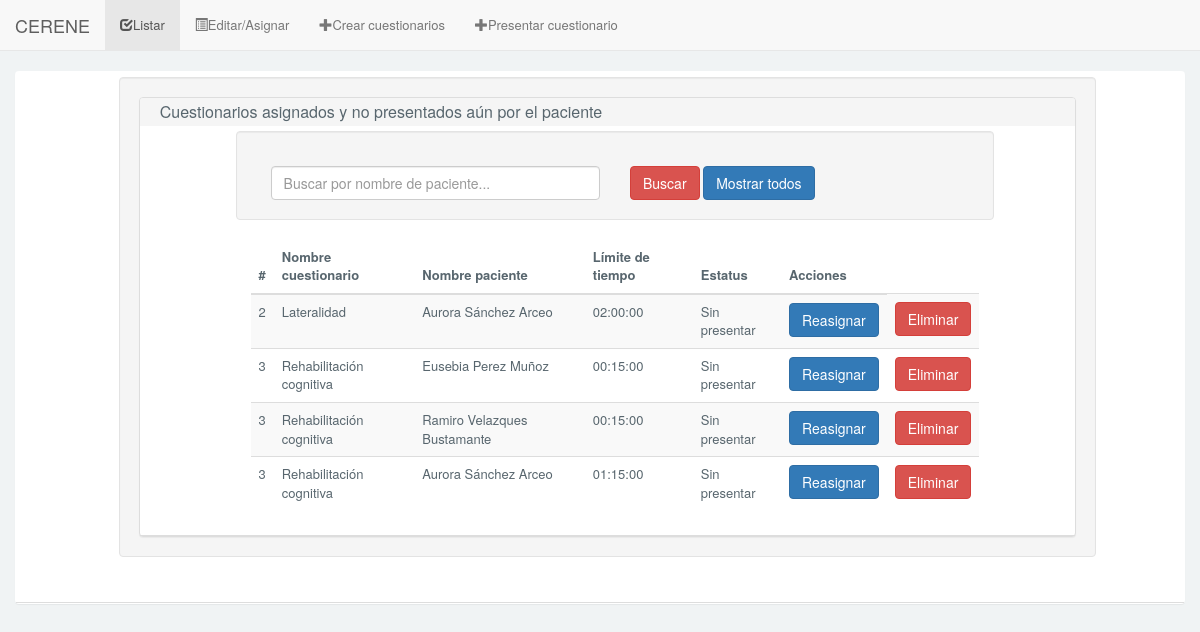
The page /Cuestionario/cuestionarioListarBuscarANP.php on the database its author committed.
### tables this page shows
CREATE TABLE IF NOT EXISTS `cuestionarioresuelto` (
  `idCuestionarioResuelto` INT NOT NULL AUTO_INCREMENT,
  `estatus` TINYINT(1) NULL,
  `fecha` DATE NULL,
  `tiempoInicio` TIME NULL,
  `tiempoFin` TIME NULL,
  `limiteTiempo` TIME NULL,
  `puntuacion` INT(3) NULL,
  `intento` INT(2) NULL,
  `idPaciente` INT NOT NULL,
  `idCuestionario` INT NOT NULL,
  PRIMARY KEY (`idCuestionarioResuelto`),
  INDEX `fk_cuestionarioResuelto_Paciente1_idx` (`idPaciente` ASC),
  INDEX `fk_cuestionarioResuelto_cuestionario1_idx` (`idCuestionario` ASC),
  CONSTRAINT `fk_cuestionarioResuelto_Paciente1`
    FOREIGN KEY (`idPaciente`)
    REFERENCES `Paciente` (`idPaciente`)
    ON DELETE NO ACTION
    ON UPDATE NO ACTION,
  CONSTRAINT `fk_cuestionarioResuelto_cuestionario1`
    FOREIGN KEY (`idCuestionario`)
    REFERENCES `cuestionario` (`idCuestionario`)
    ON DELETE NO ACTION
    ON UPDATE NO ACTION);

CREATE TABLE IF NOT EXISTS `cuestionario` (
  `idCuestionario` INT NOT NULL AUTO_INCREMENT,
  `nombre` VARCHAR(200) NOT NULL,
  PRIMARY KEY (`idCuestionario`));

CREATE TABLE IF NOT EXISTS `paciente` (
  `idPaciente` INT NOT NULL AUTO_INCREMENT,
  `nombre` VARCHAR(100) NOT NULL,
  `apellidoPaterno` VARCHAR(100) NOT NULL,
  `apellidoMaterno` VARCHAR(100) NOT NULL,
  `numHermanos` INT NOT NULL,
  `lateralidad` VARCHAR(15) NOT NULL,
  `gradoEscolar` VARCHAR(45) NOT NULL,
  `fechaNacimiento` DATE NULL,
  `calle` VARCHAR(255) NULL,
  `numero` VARCHAR(45) NULL,
  `colonia` VARCHAR(100) NULL,
  `municipio` VARCHAR(100) NULL,
  `estado` VARCHAR(50) NULL,
  `cp` INT NULL,
  `genero` VARCHAR(10) NOT NULL,
  `foto` VARCHAR(255) NULL,
  PRIMARY KEY (`idPaciente`));

### Cuestionario/models/cuestionariosResueltos_models.php (called while the page is built, shortened)
<?php
	class cuestionariosResueltos_models{
		public static function buscarANP($cadena){
			$cadena = cuestionariosResueltos_models::dividirCadena($cadena);
			$sql = "SELECT cuestionarioresuelto.idCuestionarioResuelto, cuestionarioresuelto.idCuestionario, cuestionarioresuelto.idPaciente, cuestionario.nombre AS nombreCuestionario, paciente.nombre AS nombrePaciente, paciente.apellidoPaterno, paciente.apellidoMaterno, cuestionarioresuelto.limiteTiempo, cuestionarioresuelto.estatus FROM cuestionario INNER JOIN cuestionarioresuelto ON cuestionario.idCuestionario = cuestionarioresuelto.idCuestionario INNER JOIN paciente ON cuestionarioresuelto.idPaciente = paciente.idPaciente WHERE cuestionarioresuelto.estatus = '0' AND (paciente.nombre LIKE '%$cadena%' OR paciente.apellidoPaterno LIKE '%$cadena%' OR paciente.apellidoMaterno LIKE '%$cadena%')";
			$resultado = Conexion::consultaDevolver($sql);
			return $resultado;
		}
		public static function dividirCadena($cadena){
			$lon = strlen($cadena);
			$ind = 0;
			$nombre = "";
			for($k = 0; $k<$lon; $k++){
				$caracter = substr($cadena, $k, 1);
				if($caracter != " " && $ind == 0){
					$nombre = $nombre . $caracter;
				}else{
					if($caracter == " " && $ind == 0){
						$ind = 1;
					}
				}
			}
			return $nombre;
		}
	}
?>

### Cuestionario/conexion/conexion.php (called while the page is built, shortened)
<?php
	class Conexion{
		public static function conectar(){
		    $server = "localhost";
		    $user = "root";
		    $pass = "";
		    $bd = "cuestionario";
		    $conexion = mysqli_connect($server, $user, $pass,$bd);
		    return $conexion;
		}
		public static function consultaDevolver($sql){
			$conexion = Conexion::conectar();
		    mysqli_set_charset($conexion, "utf8");
		    $resultado = mysqli_query($conexion,$sql);
		    return $resultado;
		}
	}
?>

### Cuestionario/cuestionarioListarBuscarANP.php (the view, shortened to what this page needs)
<!DOCTYPE html>
<html lang="es">
    <?php include("design/head.php"); ?>
    <body>
        <?php
            include("design/header.php");
            include("php/cuestionariosResueltos.php");
            if(isset($_POST['nombre_ANP'])){
                $cadena = $_POST['nombre_ANP'];
            }else{
                $cadena = "";
            }
            if(isset($_POST['tipo_envio'])){
                if($_POST['tipo_envio']==1){
                    $resultado2 = cuestionariosResueltos_models::buscarANP($cadena);
                }else{
                    $idCuestionarioResuelto = $_POST['id_cuestionarioresuelto'];
                    $resultado2 = cuestionariosResueltos_models::buscarANPModificado($idCuestionarioResuelto);
                }
            }else{
                $resultado2 = cuestionariosResueltos_models::buscarANP($cadena);
            }
        ?>
        <div id="content" class="article-v1">
            <div class="col-md-12">
                <div class="panel">
                    <div class="panel-body">
                        <div class="panel-group">
                        <div class="row">
                            <div class="col-md-10 col-md-offset-1 well">
                                <div class="panel panel-default">
                                    <div class="panel-heading">
                                        <h3 class="panel-title">
                                            Cuestionarios asignados y no presentados aún por el paciente
                                        </h3>
                                </div>
                                <div class="panel-body">
                                    <div class="col-md-10 col-md-offset-1 well">
                                        <form action="cuestionarioListarBuscarANP.php" method="post" id="form_buscarANP">
                                            <div class="form-group">
                                                <div class="col-md-6">
                                                    <input class="form-control" id="nombre_ANP" name="nombre_ANP" placeholder="Buscar por nombre de paciente..." type="text">
                                                </div>
                                                <div class="col-md-6">
                                                    <button id="btn_search" name="btn_search" class="btn btn-danger" onclick="tipoBusqueda('1'),function(){document.getElementById('form_buscarANP').submit()};">Buscar</button>
                                                    <button id="btn_todos" name="btn_todos" class="btn btn-primary" onclick="tipoBusqueda('1'),limpiarANP(),function(){document.getElementById('form_buscarANP').submit()};" type="submit">Mostrar todos</button>
                                                </div>
                                            </div>
                                        </form>
                                    </div>
                                    <div class="col-md-10 col-md-offset-1 bg-border table-responsive">
                                        <table class="table table-striped table-hover">
                                            <thead>
                                                <tr>
                                                    <th>#</th>
                                                    <th>Nombre cuestionario</th>
                                                    <th>Nombre paciente</th>
                                                    <th>Límite de tiempo</th>
                                                    <th>Estatus</th>
                                                    <th>Acciones</th>
                                                </tr>
                                            </thead>
                                            <tbody>
                                                <?php
                                                    while($row = mysqli_fetch_assoc($resultado2)){
                                                ?>
                                                <tr>
                                                    <td><?php echo $row['idCuestionario']; ?></td>
                                                    <td><?php echo $row['nombreCuestionario']; ?></td>
                                                    <td><?php echo $row['nombrePaciente'] . " " . $row['apellidoPaterno'] . " " . $row['apellidoMaterno']; ?></td>
                                                    <td><?php echo $row['limiteTiempo']; ?></td>
                                                    <td><?php if($row['estatus'] == '0') echo "Sin presentar"; ?></td>
                                                    <td><button type="button" class="btn btn-primary btn-md" data-toggle="modal" data-target="#myModalReasignar" onclick="recuperarId('<?php echo $row['idCuestionario'];?>','<?php echo $row['idPaciente']; ?>','<?php echo $row['limiteTiempo'];?>','<?php echo $row['idCuestionarioResuelto'];?>'),tipoBusqueda('2');">Reasignar</button></td>
                                                    <td><button type="button" class="btn btn-danger btn-md" data-toggle="modal" data-target="#myModalEliminar" onclick="eliminarId('<?php echo $row['idCuestionario'];?>','<?php echo $row['idPaciente']; ?>')">Eliminar</button></td>
                                                </tr>
                                                <?php } ?>
                                            </tbody>
                                        </table>
                                    </div>
                                </div>
                            </div>
                        </div>
                    </div>
                </div>
            </div>
        </div>
        </div>
    </div>
</body>
</html>

### Cuestionario/css/estilos.css (style rules this page uses)
body { font-family: "Source Sans Pro","Helvetica Neue",Helvetica,Arial,sans-serif; font-size: 13px; background-color:#f0f3f4; line-height: 1.42857143 !important; color: #58666e !important; }
.panel-heading { line-height: 1.42857143 !important; color: #58666e !important; }
.panel-heading,.fc-head { padding: 0px; background: #F9F9F9; padding: 5px; padding-left: 20px; border-bottom: 1px solid #ddd; }
.panel-body { padding: 0px; padding: 5px; padding-left: 20px; border-bottom: 1px solid #ddd; }

### rows shown on the page
cuestionarioresuelto: idCuestionario "2", idCuestionario.nombre "Lateralidad", idPaciente.nombre "Aurora", idPaciente.apellidoPaterno "Sánchez", idPaciente.apellidoMaterno "Arceo", limiteTiempo "02:00:00", estatus "Sin presentar"
cuestionarioresuelto: idCuestionario "3", idCuestionario.nombre "Rehabilitación cognitiva", idPaciente.nombre "Eusebia", idPaciente.apellidoPaterno "Perez", idPaciente.apellidoMaterno "Muñoz", limiteTiempo "00:15:00", estatus "Sin presentar"
cuestionarioresuelto: idCuestionario "3", idCuestionario.nombre "Rehabilitación cognitiva", idPaciente.nombre "Ramiro", idPaciente.apellidoPaterno "Velazques", idPaciente.apellidoMaterno "Bustamante", limiteTiempo "00:15:00", estatus "Sin presentar"
cuestionarioresuelto: idCuestionario "3", idCuestionario.nombre "Rehabilitación cognitiva", idPaciente.nombre "Aurora", idPaciente.apellidoPaterno "Sánchez", idPaciente.apellidoMaterno "Arceo", limiteTiempo "01:15:00", estatus "Sin presentar"
